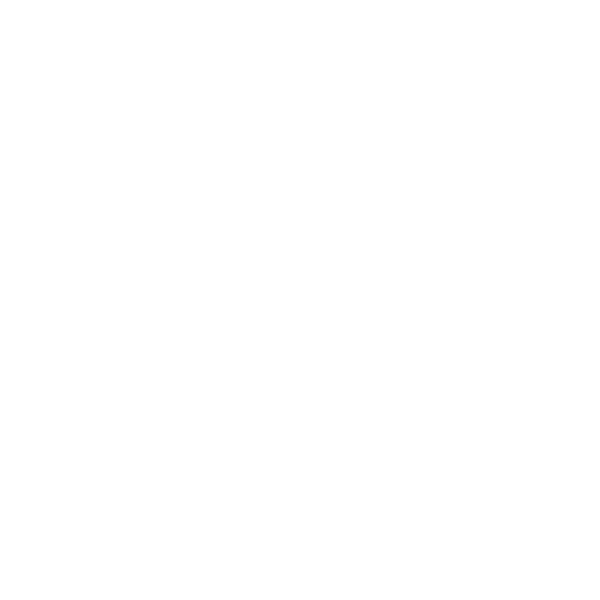
Frame 1 (no input)
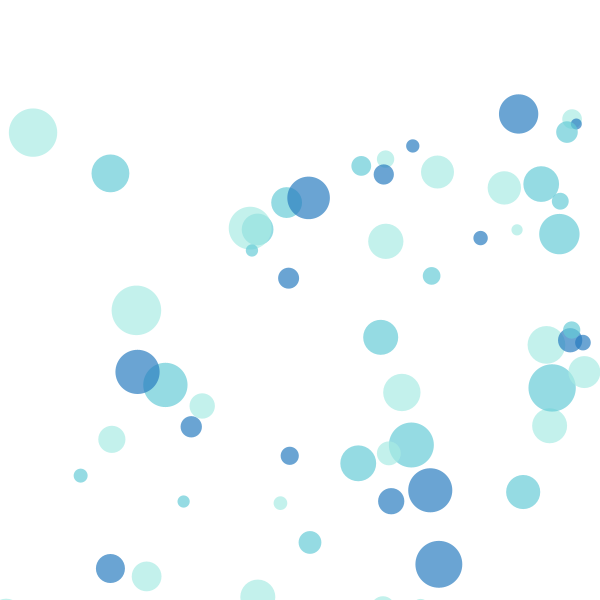
Frame 60 (the mouse pressed at the canvas centre just before this capture)
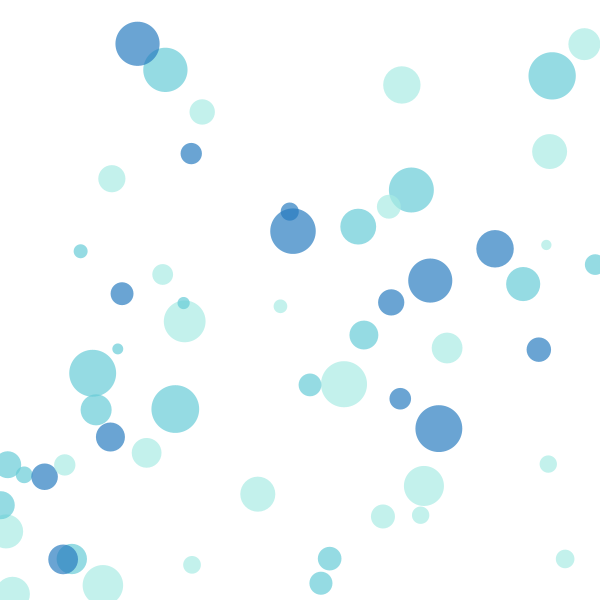
Frame 120 (the mouse held since frame 60 and released just before this capture)

The Processing sketch that drew these frames (run headless with seeded random() and noise(); from frame 60 on, the mouse is pressed at the canvas centre):

// Processing sketch: francisca
// ── francisca.pde
//Universidad del Desarrollo - Facultad de Diseño - Francisca Urenda
// descripción general de lo que hará el programa y cómo se usa
ArrayList<Particula> lista = new ArrayList<Particula>();
Particula p;
int n, m;
void setup() {
  size(600, 600); //tamaño de pantalla
  for (int i=0; i<150; i++) {
    p = new Particula(i);
    lista.add(p);
  }
}

void draw() {
  background(255); //fondo de pantalla color blanco
  for (Particula a : lista) {
    a.show(n); //mostrar círculos
    a.move(m); //mover círculos
    a.again(); //repetición
  }
}

void keyPressed( ) {
  if (keyCode == RIGHT) {
    m = 1;
  } //tecla "derecha" hace que círculos empiezen a moverse en diagonal a la derecha
  else if (keyCode == LEFT) {
    m = 2;
  } //tecla "izquierda" hace que círculos empiezen a moverse en diagonal a la izquierda
  else if (keyCode == UP) {
    m = 0;
  } //tecla "arriba" hace que círculos empiezen a moverse hacia arriba
}

// ── Particula.pde
class Particula {
    color[] colores;
    color propioDelObjeto;
    int randomColor; //variable de color

    float x;
    float y;
    float velx;
    float vely;
    float tamano;
    //variables

    Particula(int i) {
        this.randomColor = int(random(3));
        colores = new color[3];
        colores[0] = color(167, 234, 228, 175);
        colores[1] = color(101, 203, 214, 175);
        colores[2] = color(38, 122, 191, 175);
        propioDelObjeto = color(127);

        x = random(width);
        y = 700;
        velx = random(0, 10);
        vely = random(-10, 10);
        x += velx;
        y += vely;
        //valores

        tamano = random(10, 50);
    } //variable tamaño de elipses

	// éste método no tiene modificadores externos
    void show(int eleccion) {
        if (eleccion == 0) {
            noStroke();
            fill(colores[randomColor]);
            ellipse(x, y, tamano, tamano);
        } //mostrar elipses
    }
    void move(int eleccion) {
        if (eleccion == 0) {
            y += vely;
        } //elipses se mueven hacia arriba
        if (eleccion == 1) {
            y += vely;
            x += random(1, 5);
        } //elipses se mueven hacia arriba diagonal derecha
        if (eleccion == 2) {
            y += vely;
            x -= random(1, 5);
        } //elipses se mueven hacia arriba diagonal izquierda
    }

    void again() {
        if (x > width || x < 0 || y < 0) {
            x = random(width);
            y = 700;
            tamano = random(10, 50);
            propioDelObjeto = colores[int(random(3))];
        } //repetir proceso infinitamente
    }
}
